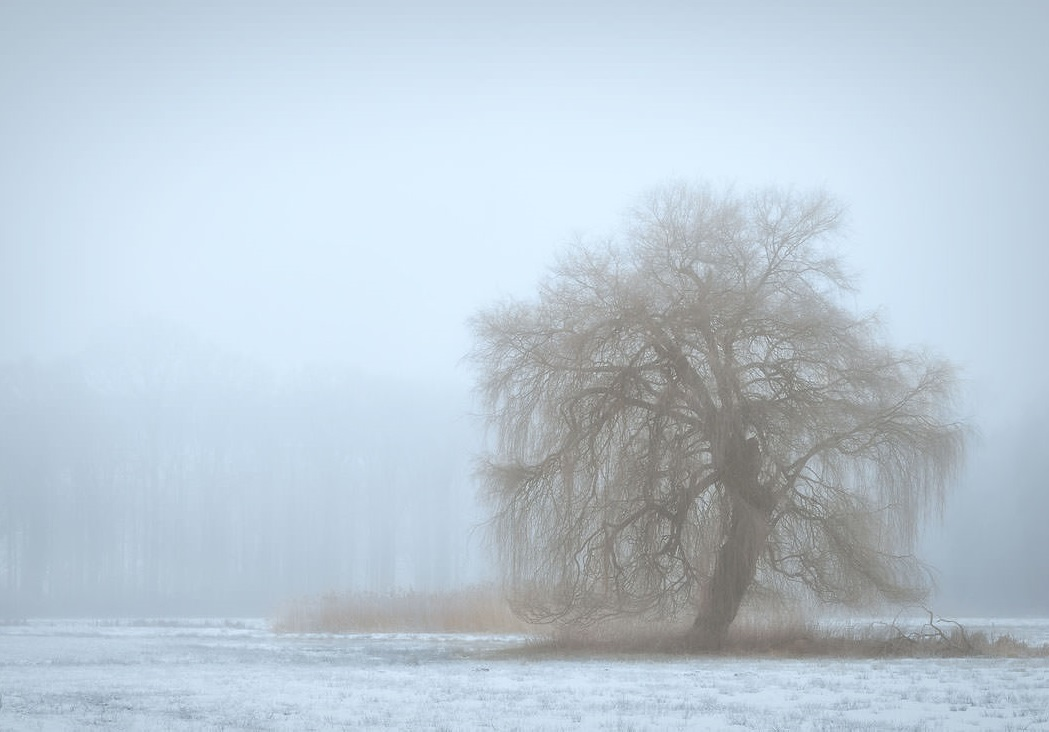
#> input picture tuan01/image/low_contract.jpg, 1049 x 732 px, found by its file name
$ python bai04.py
#> lines starting #> are read from the running program, lines starting #| are printed output that depends on the picture
#!/usr/bin/env python
# coding: utf-8

#     4.Nếu có, hãy dùng các phương pháp sau để tăng/giảm độ tương phản:
#     4.a. Nếu cường độ tập trung vào vùng thấp (ảnh tối) hoặc vùng cao (ảnh sáng):
#     hãy dùng biến đổi gamma với các giá trị gamma tương ứng (nhỏ hoặc lớn) để điều chỉnh độ tương phản
#     (các bạn cần tự phát hiện ảnh tập trung ở cường độ sáng cao hay thấp).
#
#     4.b. Nếu cường độ tập trung vào vùng giữa, hãy dùng biến đổi tuyến tính từng khúc để điều chỉnh histogram.
#
#     Thử với các ảnh low_contract.jpg, 7_1.png, contrast.jpg, too_bright.png và lưu ảnh kết quả với tên file khác nhau.

# In[110]:


import numpy as np
import cv2
from matplotlib import pyplot as plt


# In[111]:


# read image
image = cv2.imread('../image/low_contract.jpg')
#> image is the input picture: shape (732, 1049, 3); mean B, G, R 213.4, 202.1, 188.4
image = cv2.cvtColor(image, cv2.COLOR_BGR2RGB)

# show image
plt.subplot(1,2,1)
plt.title("Original image")
plt.imshow(image)

# convert BGR to GRAY
gray_image = cv2.cvtColor(image, cv2.COLOR_RGB2GRAY)
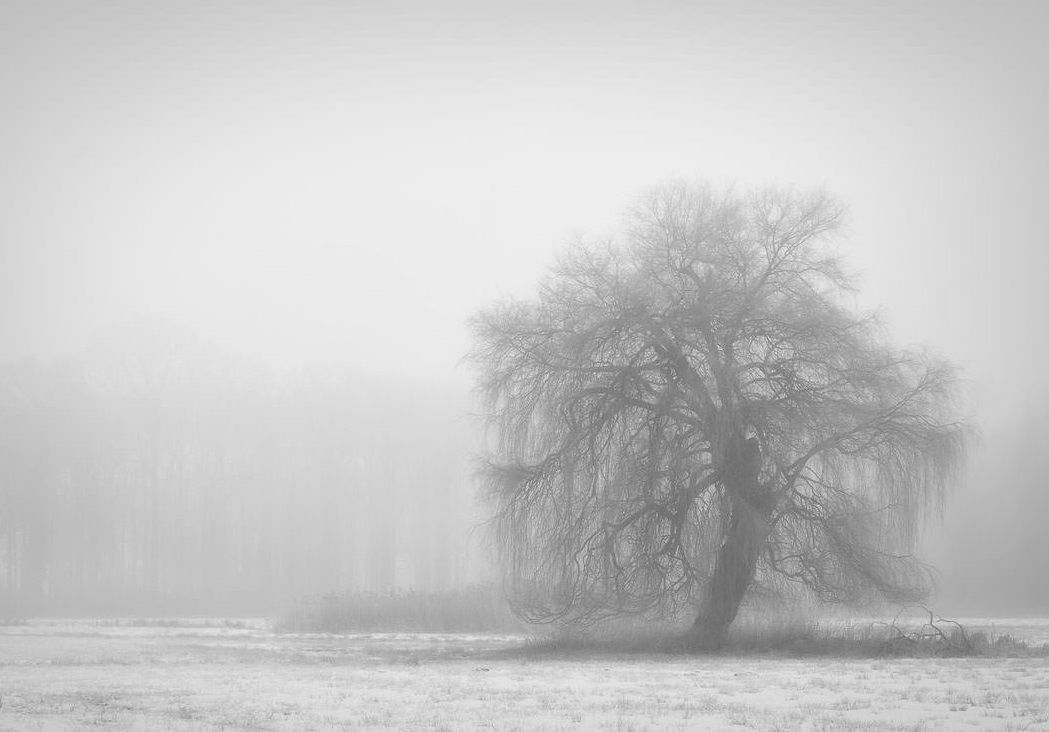
#> gray_image: shape (732, 1049); min 88, max 241, mean 199.4
plt.subplot(1,2,2)
plt.title("Gray image")
plt.imshow(gray_image, cmap='gray')

# create histogram
histogram, bin_edges = np.histogram(gray_image,bins = 256, range=(0, 255))
#> histogram = 256 values, max 25427 at index 236, min 0 at index 0, mean 2999.5; bin_edges = 257 values from 0 to 255

# configure and draw the histogram figure
plt.figure()
plt.title("Grayscale Histogram")
plt.xlabel("Grayscale value")
plt.ylabel("pixel")

plt.xlim([0.0, 255.0]) #for 255 levels of gray scale
plt.plot(bin_edges[0:-1], histogram) # plot histogram

plt.show()
#> figure, not shown here; curve peaks at x = 235.1, y = 25427


# In[112]:


#dựa vào histogram ==> bức ảnh có mức sáng rất cao => bức ảnh low_contract.jpg => cần thực hiện cho contract lên cao


# In[113]:


# 4a) Thực hiện biến đổi gamma tập trung vào vùng ảnh
# gamma function
def adjust_image_gamma(image, gamma = 1.0):
#> called with gamma = 0.7
    image_new = np.power(image, gamma) # compute I^gamma
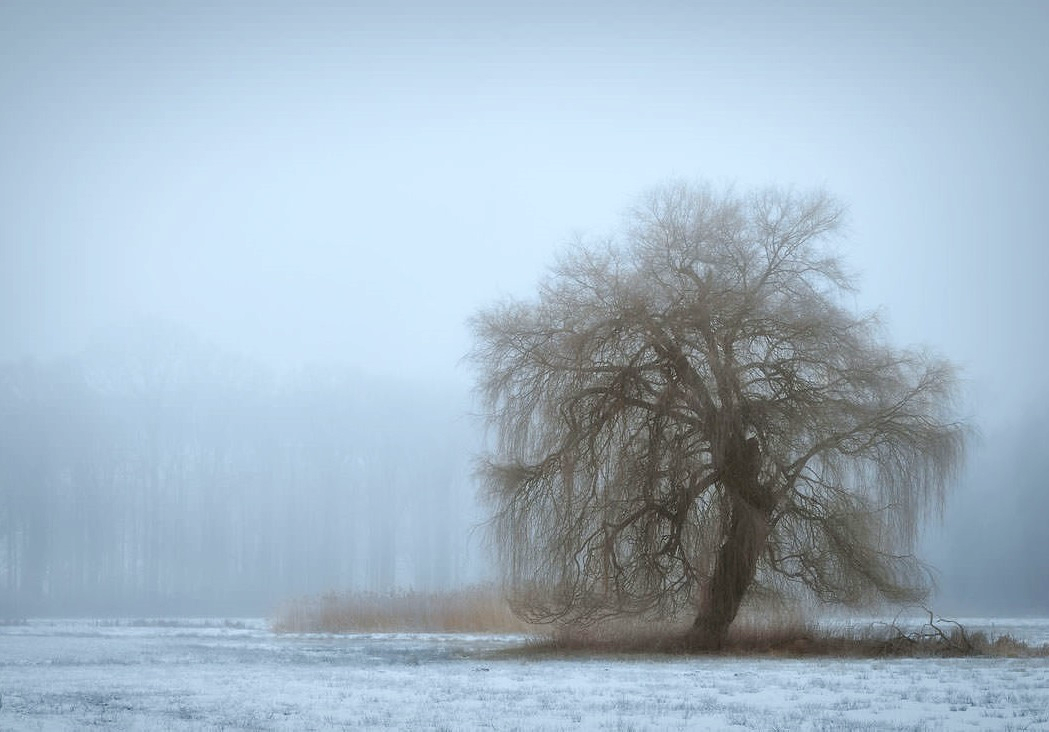
#> image_new: shape (732, 1049, 3) float64; mean R, G, B 39.1, 41, 42.5; drawn with min black and max white
    max_val = np.max(image_new.ravel()) # compute max value of new image
#> max_val = 48.37
    c = 255/ max_val # compute c, maximum gray level is 255
#> c = 5.27
    image_new = image_new * c # G = c.I^gamma
    image_new = image_new.astype(np.uint8) # set type to un integer 8 bits
    return image_new


# In[114]:


# low_contract.jpg
low_contract_test = adjust_image_gamma(image, gamma = 0.7)
plt.subplot(1,3,1)
plt.imshow(image)
plt.title("Original image")

plt.subplot(1,3,2)
plt.imshow(low_contract_test)
plt.title("Down contract image")

hight_contract_test = adjust_image_gamma(image, gamma = 1.9)
#> call 2 of adjust_image_gamma, with gamma = 1.9
#> in adjust_image_gamma (call 2), `max_val = np.max(image_new.ravel())`: max_val = 37361.7
#> in adjust_image_gamma (call 2), `c = 255/ max_val`: c = 0.00683
#> in adjust_image_gamma (call 2), `image_new = image_new * c`:
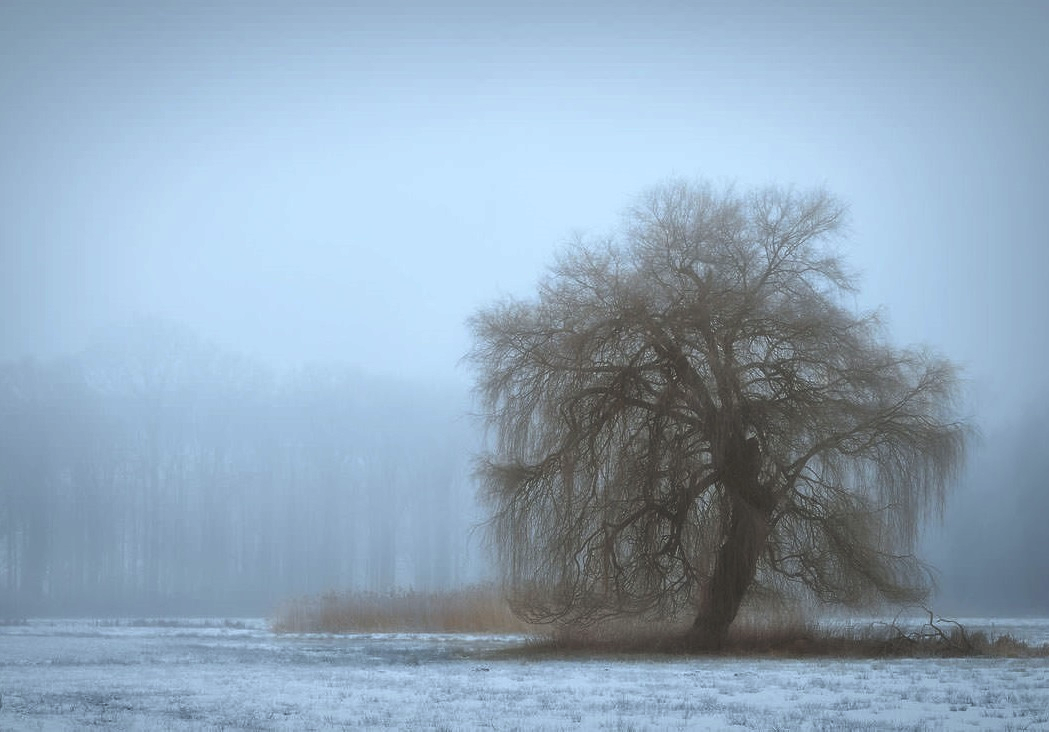
#> image_new: shape (732, 1049, 3) float64; mean R, G, B 145.8, 167.5, 186.9
plt.subplot(1,3,3)
plt.imshow(hight_contract_test)
plt.title("Up contract image")


# Qua đó ta thấy chỉnh hệ số gamma cao lên là bức ảnh trông sẽ rõ nét hơn

# In[115]:


# Những ảnh khác cần kiểm tra
import os
# folder image
cwd = os.getcwd()
os.chdir('../image/')
print(cwd)

# name_image_test
images = ['low_contract.jpg', '7_1.png', 'contrast.jpg', 'too_bright.png']
fig, axs = plt.subplots(nrows=4, ncols=3, figsize=(30, 30))

# image test
for i, name in enumerate(images):
    image = cv2.imread(os.path.join(cwd, name))
    image_low_gamma = adjust_image_gamma(image, 0.4)
#> call 3 of adjust_image_gamma, with gamma = 0.4
#> in adjust_image_gamma (call 3), `max_val = np.max(image_new.ravel())`: max_val = 9.18
#> in adjust_image_gamma (call 3), `c = 255/ max_val`: c = 27.79
#> in adjust_image_gamma (call 3), `image_new = image_new * c`:
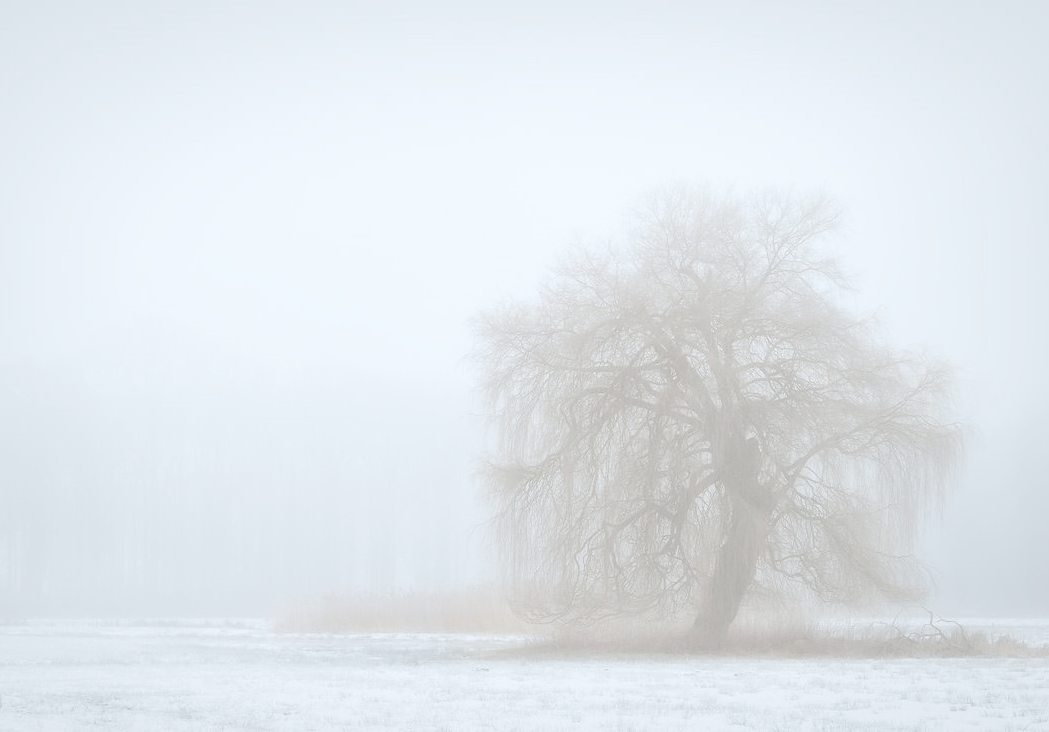
#> image_new: shape (732, 1049, 3) float64; mean B, G, R 236.4, 231.6, 225.4
    image_high_gamma = adjust_image_gamma(image, 1.8)
    axs[i][0].imshow(image_low_gamma[:,:,::-1])
    axs[i][0].set_title("Low gamma")

    axs[i][1].imshow(image[:,:,::-1])
    axs[i][1].set_title("Origin")

    axs[i][2].imshow(image_high_gamma[:,:,::-1])
    axs[i][2].set_title("High gamma")
#> pass 2 of the loop `for i, name in enumerate(images):`:
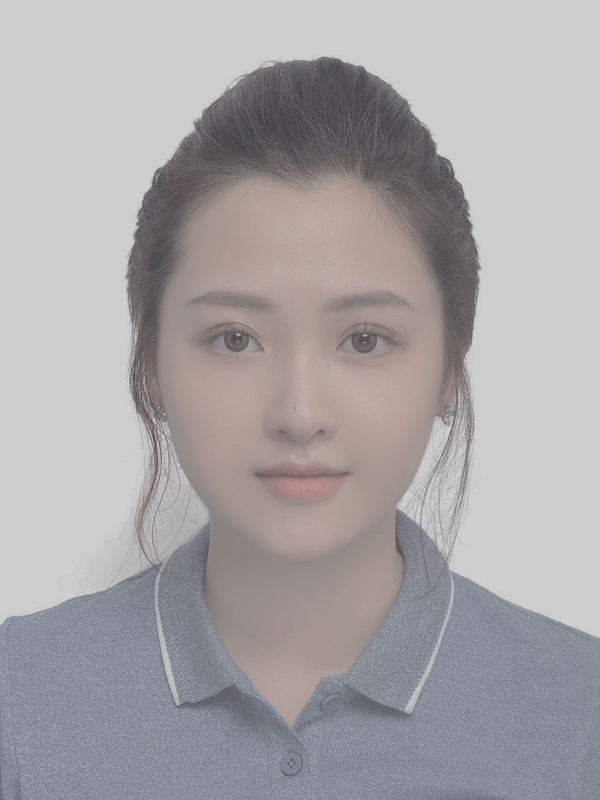
#> input picture tuan01/image/7_1.png, 600 x 800 px, found by its file name
#> image is the input picture: shape (800, 600, 3); mean B, G, R 167.3, 165.5, 168.5
#> in adjust_image_gamma (call 5), `image_new = np.power(image, gamma)`:
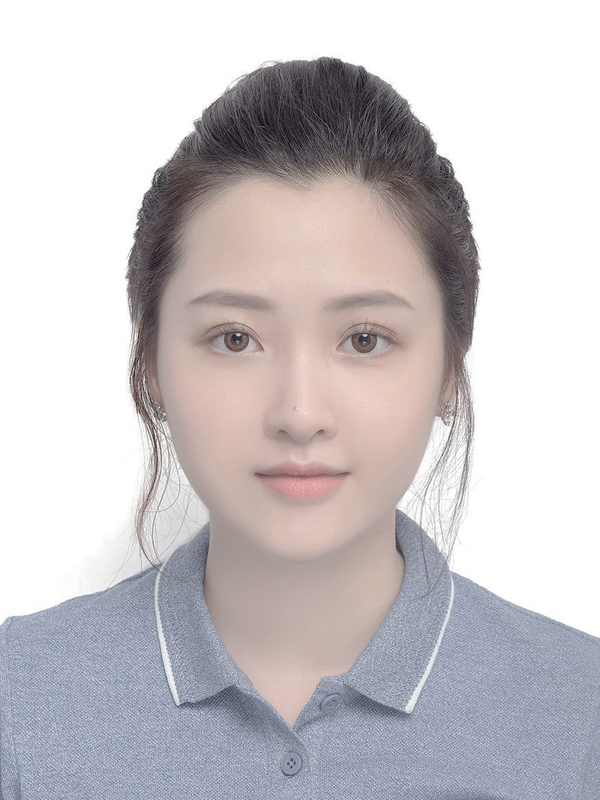
#> image_new: shape (800, 600, 3) float64; mean B, G, R 7.7, 7.66, 7.72; drawn with min black and max white
#> max_val = 8.42
#> c = 30.27
#> max_val = 14620.5
#> c = 0.0174
#> in adjust_image_gamma (call 6), `image_new = image_new * c`:
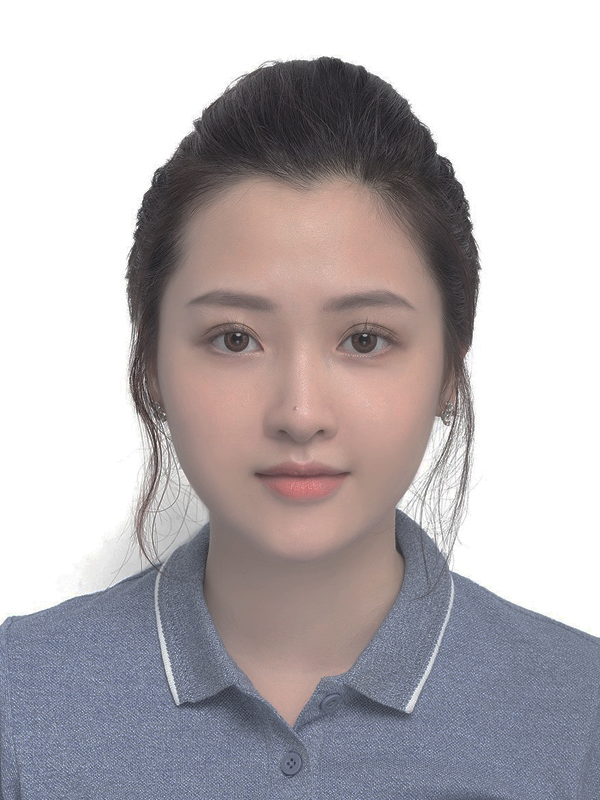
#> image_new: shape (800, 600, 3) float64; mean B, G, R 181.5, 178.6, 184.1
#> pass 3 of the loop `for i, name in enumerate(images):`:
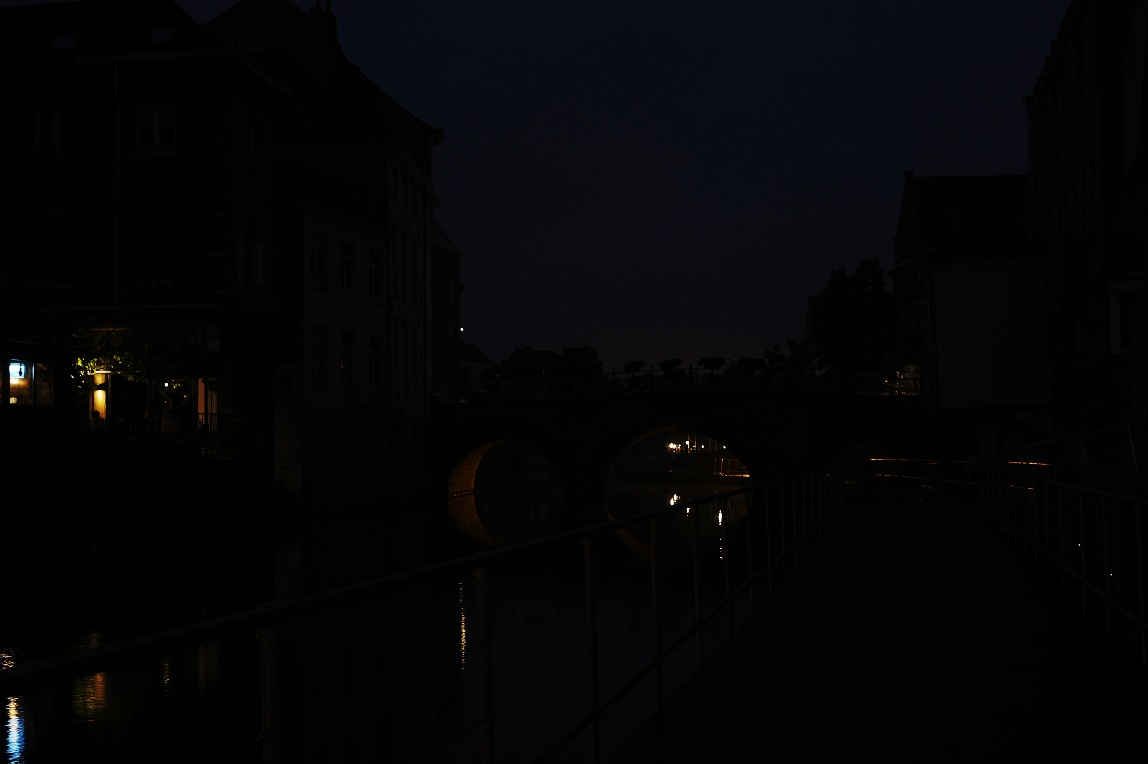
#> input picture tuan01/image/contrast.jpg, 1148 x 764 px, found by its file name
#> image is the input picture: shape (764, 1148, 3); mean B, G, R 6.5, 4.9, 4.8
#> in adjust_image_gamma (call 7), `image_new = np.power(image, gamma)`:
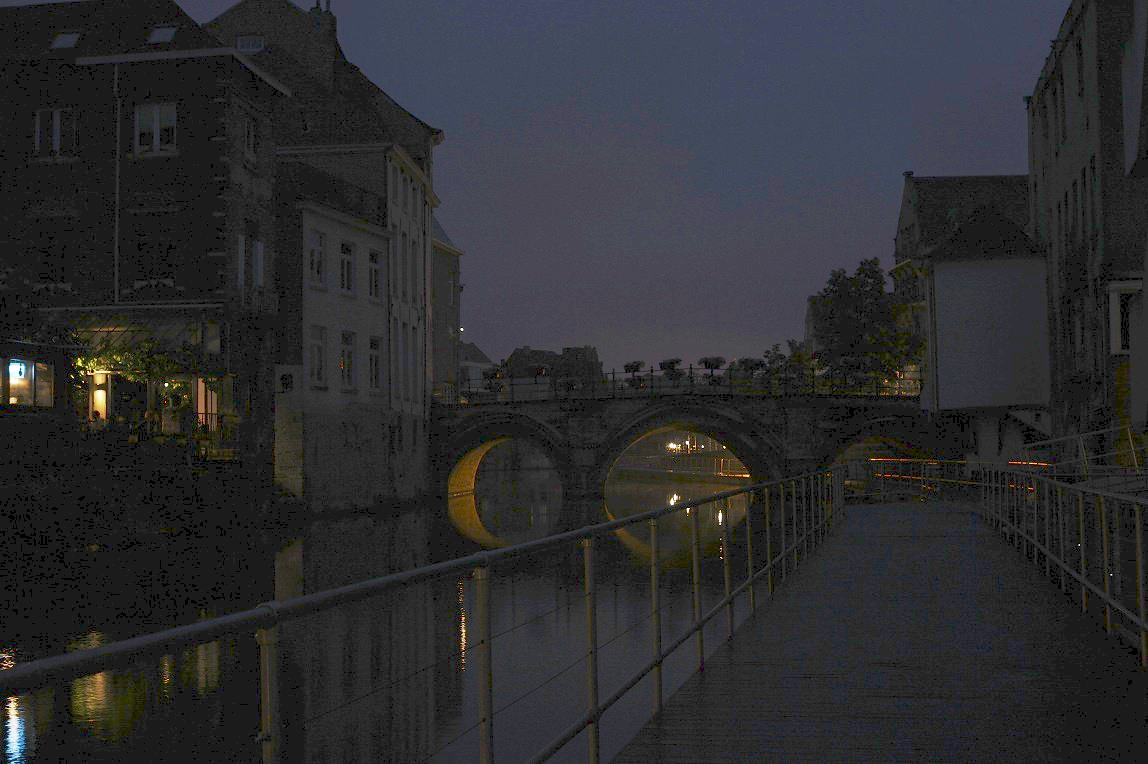
#> image_new: shape (764, 1148, 3) float64; mean B, G, R 1.75, 1.65, 1.64; drawn with min black and max white
#> max_val = 9.18
#> c = 27.79
#> the loop made 4 passes; the first 3 are shown


# In[116]:


# 4.b. Nếu cường độ tập trung vào vùng giữa, hãy dùng biến đổi tuyến tính từng khúc để điều chỉnh histogram.

# Find pice-linear transfrom
# [15 lines left out: functions Stretch_value, Contrast_stretch, not called in this run]


# default
# a = 100
# b = 230
Ga = 0
#> Ga = 0
Gb = 255

# Những ảnh khác cần kiểm tra
import os
# folder image
cwd = os.getcwd()
os.chdir('../image/')
print(cwd)

# name_image_test
images = ['low_contract.jpg', '7_1.png', 'contrast.jpg', 'too_bright.png']

fig, axs = plt.subplots(4,figsize=(10,20),squeeze=False)
fig.tight_layout(pad=8.0)

# image test
for i, name in enumerate(images):
    image = cv2.imread(os.path.join(cwd, name))

    # convert BGR to GRAY
    gray_image = cv2.cvtColor(image, cv2.COLOR_BGR2GRAY)


    # create histogram
    histogram, bin_edges = np.histogram(gray_image,bins = 256, range=(0, 255))


    # configure and draw the histogram figure
    axs[i][0].set_title(images[i])

    axs[i][0].set_xlim([0.0, 255.0]) #for 255 levels of gray scale
    axs[i][0].plot(bin_edges[0:-1], histogram) # plot histogram
#> pass 2 of the loop `for i, name in enumerate(images):`:
#> `histogram, bin_edges = np.histogram(gray_image,bins = 256, range=(0, 2..`: histogram = 256 values, max 186677 at index 206, min 0 at index 0, mean 1875
#> pass 3 of the loop `for i, name in enumerate(images):`:
#> `histogram, bin_edges = np.histogram(gray_image,bins = 256, range=(0, 2..`: histogram = 256 values, max 238627 at index 1, min 3 at index 110, mean 3426.1
#> the loop made 4 passes; the first 3 are shown


# In[117]:


# # dựa vào đồ thị ta lấy ra các khoảng bị tập trung vùng
# ab = [(100, 250), (200, 225), (0, 50), (200, 250)]
# fig, axs = plt.subplots(nrows=4, ncols=2, figsize=(30, 30))

# for i, name in enumerate(images):
#     image = cv2.imread(os.path.join(cwd, name))
# #     a = ab[i][0]
# #     b = ab[i][1]
#     # convert BGR to GRAY
#     gray_image = cv2.cvtColor(image, cv2.COLOR_BGR2GRAY)
#     image_new = Contrast_stretch(gray_image, a, b, Ga, Gb)


#     axs[i][0].imshow(image[:,:,::-1])
#     axs[i][0].set_title("Origin")

#     axs[i][1].imshow(image_new[:,:,::-1])
#     axs[i][1].set_title("Contrast stretch image")
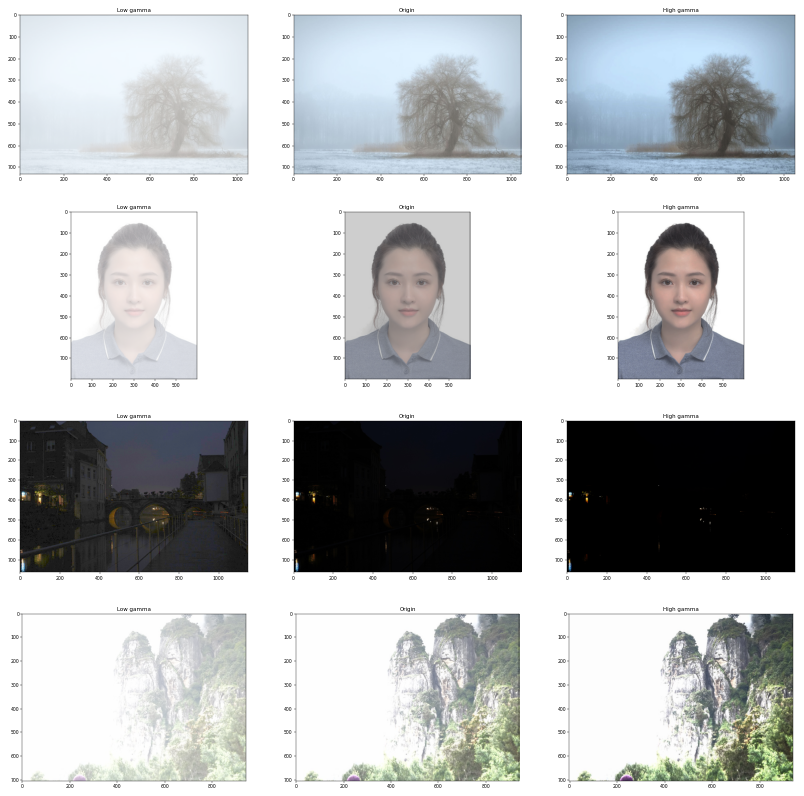
#> figure drawn by matplotlib, 12 panels
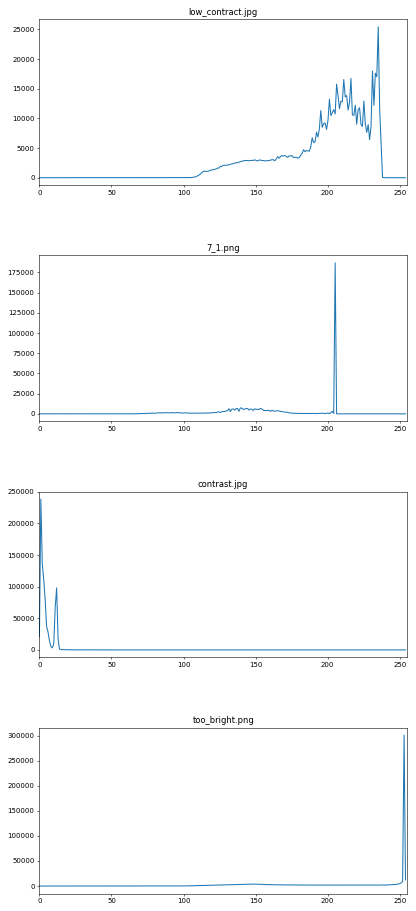
#> figure drawn by matplotlib, 4 panels; panel 1: curve peaks at x = 235.1, y = 25427; panel 2: curve peaks at x = 205.2, y = 186677; panel 3: curve peaks at x = 0.996, y = 238627; panel 4: curve peaks at x = 253, y = 300791
